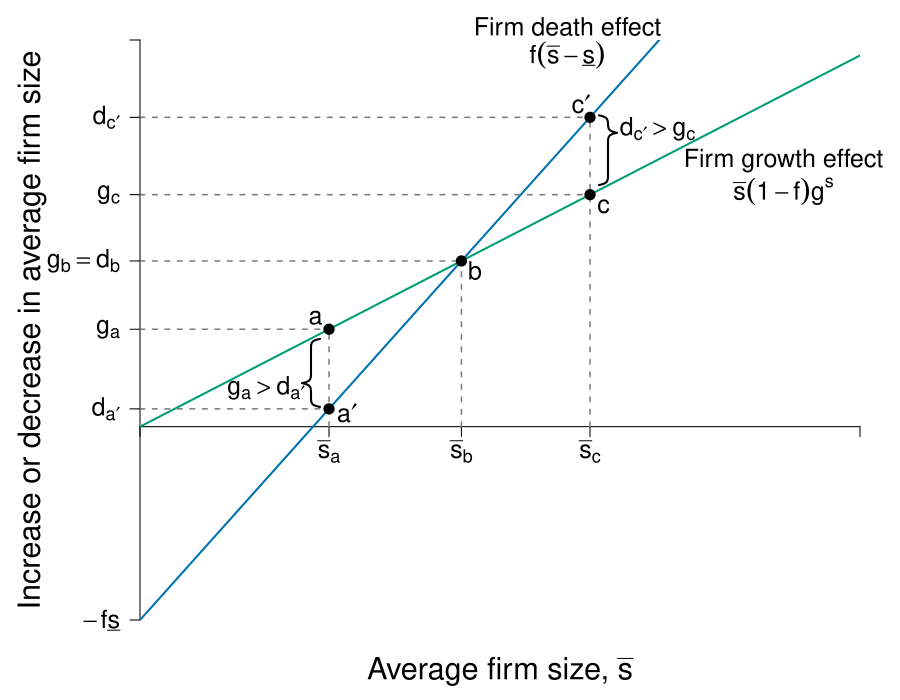

Source code (R):
#Graph Designer: Sai Mumunuru, Simon Halliday + Scott Cohn
#Authors: Bowles and Halliday
#Title: Coordination, Conflict and Competition: A Text in Microeconomics

library(pBrackets)
require(shape)
#library(matlib)
pdf(file = "firmmarketsupply/firm_size_new.pdf", width = 9, height = 7)

#Set parameters for graphics
pointsize <- 1.8
axislabelsize <- 1.8
labelsize <- 1.5
namesize <- 1.8
annotatesize <- 1.5
graphlinewidth <- 2
segmentlinewidth <- 1.5

COL <- c("#7fc97f", "#beaed4", "#fdc086", "#ffff99", "#386cb0", "#f0027f", "#bf5b17", "#666666")
COLA <- c("#99d8c9","#66c2a4","#41ae76", "#238b45", "#005824")
COLB <- c("#4eb3d3", "#2b8cbe", "#0868ac","#084081")
Grays <- gray.colors(25, start = 1, end = 0)
CBCols <- c("#009E73","#0072B2","#E69F00")

par(mar =  c(4, 7, 2, 2))

firmDeath <- function(x, s2 = 2.6, pmin = -10) {
  (pmin + s2*x)
}

firmGrowth <- function(x, s1 = 1.2) {
  (s1*x)
}  

#Find the x value where the two lines intersect
sol <- uniroot(function(x)  firmDeath(x) - firmGrowth(x),
               c(.01,10), tol=1e-8)  
#isolate x from the values in uniroot
xsol <- sol$root 

xlims <- c(0, 16)
ylims <- c(-10, 20)

npts <- 501 
x <- seq(xlims[1], xlims[2], length.out = npts)
y <- seq(ylims[1], ylims[2], length.out = npts) 

plot(0, 0, xlim = xlims, ylim = ylims, type = "n",
     xlab = expression(paste("")),
     ylab = expression(paste("")), 
     xaxt = "n", 
     yaxt = "n", 
     cex.lab = axislabelsize, 
     bty = "n",
     xaxs="i", 
     yaxs="i")

ticksy <- c(ylims[1], firmDeath(x = 4.2), firmGrowth(x = 4.2), firmGrowth(xsol),  firmGrowth(x = 10), firmDeath(x = 10), ylims[2])
ylabels <- c(expression(-f*underline(s)), expression(paste(d[a*minute])), expression(paste(g[a])), expression(paste(g[b] == d[b])), expression(paste(g[c])), expression(paste(d[c*minute])), NA)
ticksx <- c(xlims[1], 4.2, xsol, 10, xlims[2])
xlabels <- c(NA, expression(paste(bar(s)[a])), expression(paste(bar(s)[b])), expression(paste(bar(s)[c])), NA)

axis(1, at = ticksx, pos = 0, labels = xlabels, cex.axis = labelsize)
axis(2, at = ticksy, pos = 0, labels = ylabels, las = 1, cex.axis = labelsize)


npts <- 500 
xx1 <- seq(xlims[1], xlims[2], length.out = npts)

lines(xx1, firmDeath(xx1), col = CBCols[2], lwd = graphlinewidth)
lines(xx1, firmGrowth(xx1), col = CBCols[1], lwd = graphlinewidth)
#lines(xx1, firmGrowth(xx1, s1 = 1.5), col = CBCols[2], lwd = graphlinewidth, lty=2)

mtext(expression(paste("Average firm size, ", bar(s))), side=1, line = 2.5, cex = axislabelsize)
text(-2.4, 0.5*(ylims[1] + ylims[2]), expression(paste("Increase or decrease in average firm size")), xpd = TRUE, cex = axislabelsize, srt = 90)
#mtext(expression(paste("Increase or decrease in average firm size")), side=2, line = 1, cex = axislabelsize)



#Segments and point at the solution
segments(0, firmGrowth(xsol), xsol, lty = 2, col = Grays[20] , lwd = segmentlinewidth)
segments(xsol, 0, xsol, firmGrowth(xsol), lty = 2, col = Grays[20] , lwd = segmentlinewidth)
points(xsol, firmGrowth(xsol), pch = 16, col = "black", cex = 1.5)
text(xsol + 0.3, firmGrowth(xsol) - 0.5, expression(paste(b)), xpd = TRUE, cex = labelsize)


# segments(0, 15, 10, lty = 2, col = Grays[20] , lwd = segmentlinewidth)
# segments(10, 0, 10, 15, lty = 2, col = Grays[20] , lwd = segmentlinewidth)
#points(10, 15, pch = 16, col = "black", cex = 1.5)

#text(-0.65, -8, expression(-f*underline(s)), cex = labelsize, xpd = TRUE )

#Label the figures
#text(14.4, firmGrowth(x=12, s1 = 1.5) + 2.5, expression(paste(bar(s)(1 - f)*g["+"]^s)),cex = labelsize, xpd = TRUE)

text(9.5, firmDeath(x = 9.5) + 6, expression(paste("Firm death effect")), cex = labelsize, xpd = TRUE)
text(9.5, firmDeath(x = 9.5) + 4.5, expression(f(bar(s) - underline(s))), cex = labelsize, xpd = TRUE)

text(14.3, firmGrowth(x=14.3) - 3.4, expression(paste("Firm growth effect")), cex = labelsize, xpd = TRUE)
text(14.3, firmGrowth(x=14.3) - 5, expression(bar(s)(1 - f)*g^s),cex = labelsize)


brackets(x1 = 4.2 - 0.2, y1 = firmDeath(4.2) + 0.1,
         x2 = 4.2 - 0.2, y2 = firmGrowth(x = 4.2) - 0.5,
         ticks = 0.35, curvature = 0.5, type = 1, h = 0.4, 
         col = "black", lwd = 2, lty = 1, xpd = TRUE)

# text(1.65, 4, expression(paste(g[a] > d[a])),cex = labelsize)
# text(1.65, 2.5, expression(paste("average firm")),cex = labelsize)
# text(1.65, 1, expression(paste("size increases")),cex = labelsize)
text(2.8, 2, expression(paste(g[a] > d[a*minute])),cex = labelsize)

brackets(x1 = 10 + 0.2, y1 = firmDeath(10) + 0.1,
         x2 = 10 + 0.2, y2 = firmGrowth(x = 10) + 0.5,
         ticks = 0.25, curvature = 0.5, type = 1, h = 0.4, 
         col = "black", lwd = 2, lty = 1, xpd = TRUE)

text(11.5, 15.4, expression(paste(d[c*minute] > g[c])),cex = labelsize)

segments(0, firmDeath(10), 10, firmDeath(10), lty = 2, col = Grays[20] , lwd = segmentlinewidth)
segments(0, firmGrowth(10), 10, firmGrowth(10), lty = 2, col = Grays[20] , lwd = segmentlinewidth)
segments(10, 0, 10, firmDeath(10), lty = 2, col = Grays[20] , lwd = segmentlinewidth)
points(10, firmGrowth(10), pch = 16, col = "black", cex = 1.5)
text(10 - 0.2, firmDeath(10) + 0.7, expression(paste(c*minute)),cex = labelsize)
text(10 + 0.3, firmGrowth(10) - 0.6, expression(paste(c)),cex = labelsize)

points(10, firmDeath(10), pch = 16, col = "black", cex = 1.5)

segments(0, firmGrowth(4.2), 4.2, firmGrowth(4.2), lty = 2, col = Grays[20] , lwd = segmentlinewidth)
segments(0, firmDeath(4.2), 4.2, firmDeath(4.2), lty = 2, col = Grays[20] , lwd = segmentlinewidth)
segments(4.2, 0, 4.2, firmGrowth(4.2), lty = 2, col = Grays[20] , lwd = segmentlinewidth)
points(4.2, firmGrowth(4.2), pch = 16, col = "black", cex = 1.5)

points(4.2, firmDeath(4.2), pch = 16, col = "black", cex = 1.5)
text(4.2 + 0.4, firmDeath(4.2) - 0.2, expression(paste(a*minute)),cex = labelsize)
text(4.2 - 0.3, firmGrowth(4.2) + 0.6, expression(paste(a)),cex = labelsize)


dev.off()
